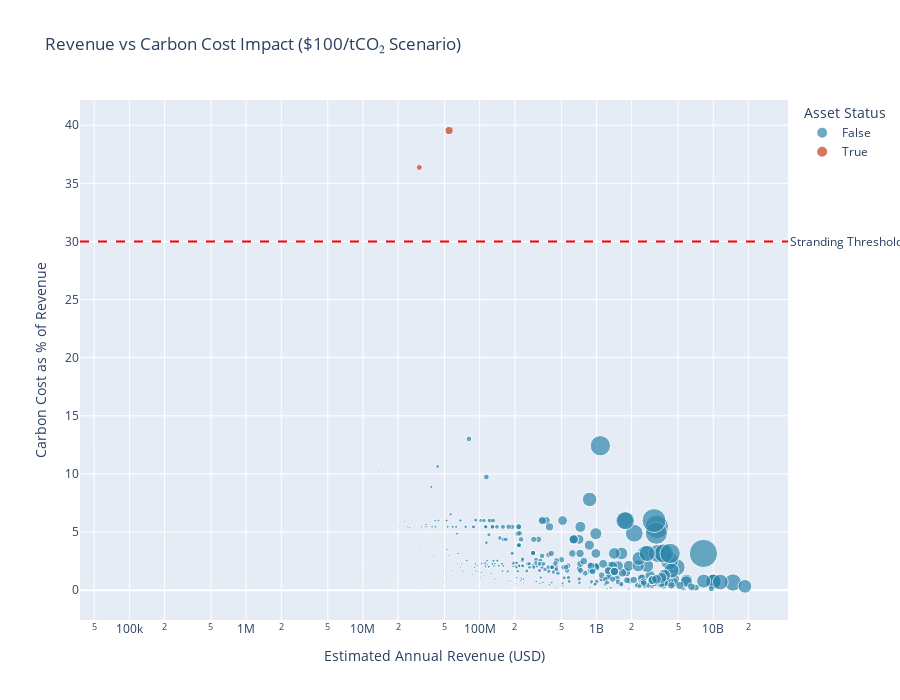

The notebook cell saved with this chart:
### Markdown cell above
### 2.2 Scatter: Revenue vs Carbon Cost Impact

### Code cell
# Interactive scatter showing profitability impact
fig4 = px.scatter(
    df_financial,
    x='estimated_revenue_usd',
    y='carbon_cost_pct_revenue_100',
    size='annual_emissions_t_co2e',
    color='underwater_at_100',
    hover_data=['source_name', 'iso3_country', 'parent_name', 'break_even_carbon_price'],
    title='Revenue vs Carbon Cost Impact ($100/tCO₂ Scenario)',
    labels={
        'estimated_revenue_usd': 'Estimated Annual Revenue (USD)',
        'carbon_cost_pct_revenue_100': 'Carbon Cost as % of Revenue',
        'underwater_at_100': 'Unprofitable at $100/t'
    },
    color_discrete_map={True: '#C73E1D', False: '#2E86AB'},
    height=700
)

# Add stranding threshold line
fig4.add_hline(
    y=30,
    line_dash='dash',
    line_color='red',
    annotation_text='Stranding Threshold (30%)',
    annotation_position='right'
)

fig4.update_xaxes(type='log')
fig4.update_layout(legend_title_text='Asset Status')

fig4.show()

### Figure 1 — Plotly figure (JSON) as saved in the notebook; plotly's stock layout.template omitted (floating-point values rounded to 4 significant figures; data arrays with more than 128 entries replaced by an {"elided": "..."} marker saying what was removed)
{"data": [{"customdata": {"elided": "599x4 mixed values"}, "hovertemplate": "Unprofitable at $100/t=False<br>Estimated Annual Revenue (USD)=%{x}<br>Carbon Cost as % of Revenue=%{y}<br>annual_emissions_t_co2e=%{marker.size}<br>source_name=%{customdata[0]}<br>iso3_country=%{customdata[1]}<br>parent_name=%{customdata[2]}<br>break_even_carbon_price=%{customdata[3]}<extra></extra>", "legendgroup": "False", "marker": {"color": "#2E86AB", "size": {"elided": "599 float values"}, "sizemode": "area", "sizeref": 6503.0, "symbol": "circle"}, "mode": "markers", "name": "False", "orientation": "v", "showlegend": true, "type": "scatter", "x": {"elided": "599 float values"}, "xaxis": "x", "y": {"elided": "599 float values"}, "yaxis": "y"}, {"customdata": [["El Salvador Mine", "CHL", "Codelco Corp", 75.87], ["Sepon Mine", "LAO", "Chifeng Jilong Gold Mining Co Ltd", 82.49]], "hovertemplate": "Unprofitable at $100/t=True<br>Estimated Annual Revenue (USD)=%{x}<br>Carbon Cost as % of Revenue=%{y}<br>annual_emissions_t_co2e=%{marker.size}<br>source_name=%{customdata[0]}<br>iso3_country=%{customdata[1]}<br>parent_name=%{customdata[2]}<br>break_even_carbon_price=%{customdata[3]}<extra></extra>", "legendgroup": "True", "marker": {"color": "#C73E1D", "size": [216433, 110560], "sizemode": "area", "sizeref": 6503.0, "symbol": "circle"}, "mode": "markers", "name": "True", "orientation": "v", "showlegend": true, "type": "scatter", "x": [54738392, 30400000], "xaxis": "x", "y": [39.54, 36.37], "yaxis": "y"}], "layout": {"annotations": [{"showarrow": false, "text": "Stranding Threshold (30%)", "x": 1, "xanchor": "left", "xref": "x domain", "y": 30, "yanchor": "middle", "yref": "y"}], "height": 700, "legend": {"itemsizing": "constant", "title": {"text": "Asset Status"}, "tracegroupgap": 0}, "shapes": [{"line": {"color": "red", "dash": "dash"}, "type": "line", "x0": 0, "x1": 1, "xref": "x domain", "y0": 30, "y1": 30, "yref": "y"}], "title": {"text": "Revenue vs Carbon Cost Impact ($100/tCO₂ Scenario)"}, "xaxis": {"anchor": "y", "domain": [0, 1], "title": {"text": "Estimated Annual Revenue (USD)"}, "type": "log"}, "yaxis": {"anchor": "x", "domain": [0, 1], "title": {"text": "Carbon Cost as % of Revenue"}}}}
